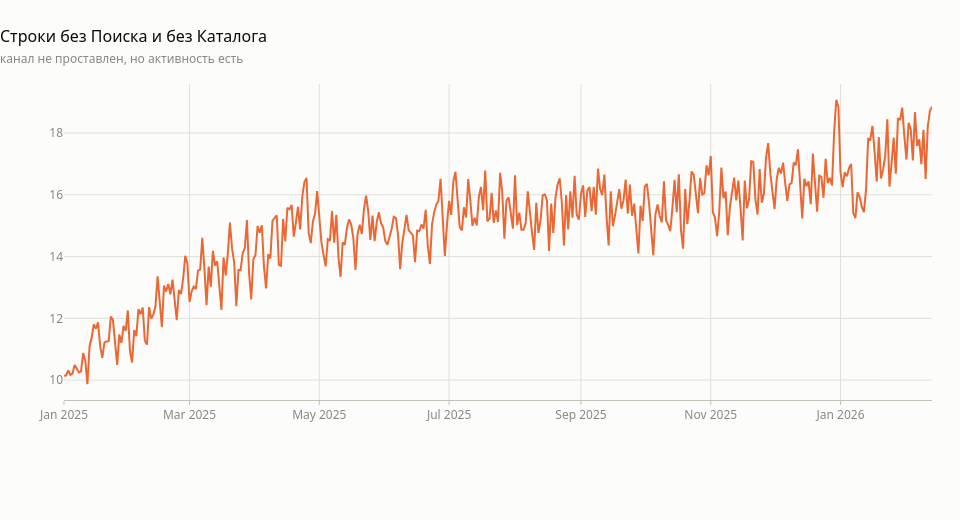

The code cell stored with this chart in its notebook:
### Markdown cell above
**Что важно зафиксировать:**

* `gmv = gmv_search + gmv_cat`, `to_cart`/`to_ord` тоже точно раскладываются по каналам —
  значит суммарные колонки **линейно зависимы** от частных, и в модель их надо
  подавать осознанно (либо частные, либо суммарные + доли).
* Ключ `(user_id, d)` уникален → это честная дневная панель, просто прореженная.
* `searches > 0` ⇒ `search = 1` — флаг канала консистентен со счётчиком.

### Code cell
# --- «фантомные» строки: ни Поиска, ни Каталога
phantom = df.filter((pl.col("search") == 0) & (pl.col("cat") == 0))
print(f"строк без обоих каналов: {phantom.height:,} ({100*phantom.height/df.height:.1f}% всех строк)")
print(phantom.select(
    доля_с_корзиной=(pl.col("to_cart") > 0).mean(),
    доля_с_заказом=(pl.col("to_ord") > 0).mean(),
    доля_с_gmv=(pl.col("gmv") > 0).mean(),
    средний_gmv=pl.col("gmv").mean(),
    суммарный_gmv=pl.col("gmv").sum(),
))
print(f"\nдоля фантомного GMV во всём GMV: "
      f"{100*phantom['gmv'].sum()/df['gmv'].sum():.2f}%")

ph_ts = (phantom.group_by("d").agg(n=pl.len())
         .join(df.group_by("d").agg(tot=pl.len()), on="d").sort("d"))
fig = go.Figure()
line(fig, [DAY0 + timedelta(days=int(x)) for x in ph_ts["d"]],
     (ph_ts["n"] / ph_ts["tot"] * 100).to_numpy(), "доля фантомных строк, %", slot=1)
show(fig, "Строки без Поиска и без Каталога",
     sub="канал не проставлен, но активность есть",
     h=520)
del phantom; _ = gc.collect()

### Figure 1 — Plotly figure (JSON) as saved in the notebook; plotly's stock layout.template omitted (floating-point values rounded to 4 significant figures; data arrays with more than 128 entries replaced by an {"elided": "..."} marker saying what was removed)
{"data": [{"line": {"color": "#eb6834", "width": 2}, "mode": "lines", "name": "доля фантомных строк, %", "type": "scatter", "x": {"elided": "409 str values"}, "y": {"elided": "409 float values"}}], "layout": {"autosize": false, "height": 520, "margin": {"t": 84}, "title": {"text": "Строки без Поиска и без Каталога<br><span style='font-size:12px;color:#898781'>канал не проставлен, но активность есть</span>"}, "width": 960, "xaxis": {"automargin": true}, "yaxis": {"automargin": true}}}
